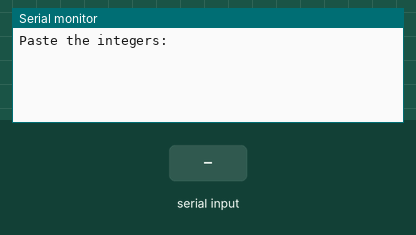
Bench run of a sketch on a simulated ESP32. Shown: the last lines printed to the serial monitor. The test bench sets the inputs (shaded band).

Above: at 1.2 s.
1.3 s: "90 45\n" received over Serial
At 2.5 s:
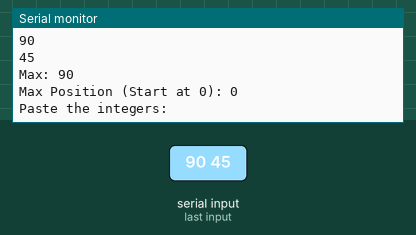
2.8 s: "30 150\n" received over Serial
At 3.9 s:
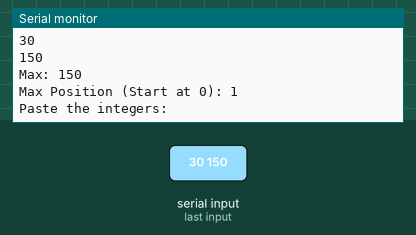
Timing chart, 0 to 5.8 s (numbered marks = the images above; inputs shaded):
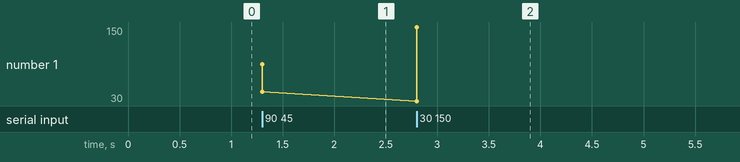

The sketch:

Stage2-2_Program.ino
```cpp
// Program

/* Project:
Construct an application using ESP32 micro-controller
to include the sensor reading of temperature OR humidity as input,
and display its value as output on an LCD display.

The application can either be built using simulation software or real circuit.
Simulate all the input values (ignore the decimal values) in a program to read Integers from serial monitor input.
Also, draft a proposal about how the application is designed (such as circuit and schematics)
and can be used in real-life application (for example, smart home technologies, country parks, or any practical examples).
Include the circuit and coding in the demonstration (screen capture / photo taking) to the lecturer.
*/

#include <Arduino.h>

int step = 0;
char input;
int dataarr=0;
String inputstr = "";

void setup(){
  Serial.begin(115200);
  while (!Serial){
    // Wait for serial port to connect, needed for native USB port only
  }
}

void loop(){
  int data[500] = {};
  int position[2] = {0,0};

  if(step==0){
    Serial.println("Paste the integers: ");
    step=-1;
  }

  while (Serial.available()){
    input = (char)Serial.read();
    if(dataarr>=500){
      step = step==-2?-2:1;
    }else if((input-'0'>=0)&&(input-'0'<10)){
      inputstr += String(input-'0');
    }else if (input == '\n'){
      String tempstr= inputstr;
      tempstr.replace(" ", "");
      if(tempstr == ""){
        inputstr="";
      }else{
        data[dataarr++]=inputstr.toInt();
        inputstr="";
      }
      step = step==-2?-2:1;
    }else if(input == ' '){
      String tempstr= inputstr;
      tempstr.replace(" ", "");
      if(tempstr == ""){
        inputstr="";
      }else{
        data[dataarr++]=inputstr.toInt();
        inputstr="";
      }
    }else{
      step=-2;
    }
  }

  if(step==1){
    Serial.print("Size of input data = ");
    Serial.print(dataarr);
    Serial.println(" integers");

    for (int i = 0; i < dataarr; i++){
      if (data[i]>position[1]){
        position[0] = i;
        position[1] = data[i];
      }
      Serial.println(data[i]);
    }
    if (dataarr == 0){
      Serial.println("Max: N/A");
      Serial.println("Max Position (Start at 0): N/A");
    }else{
      Serial.println("Max: "+String(position[1]));
      Serial.println("Max Position (Start at 0): "+String(position[0]));
    }
    Serial.println();
    inputstr="";
    step=0;
    dataarr=0;
  }

  if(step==-2){
    Serial.println("Only Integers accepted");
    inputstr="";
    step=0;
    dataarr=0;
  }
}
```

Measured:
- after the input at 1.3 s, the serial monitor: prints a new line at once (image 1)
- after the input at 2.8 s, the serial monitor: prints a new line at once (image 2)
- plotted number 1: 45 → 150 after the input at 2.8 s
